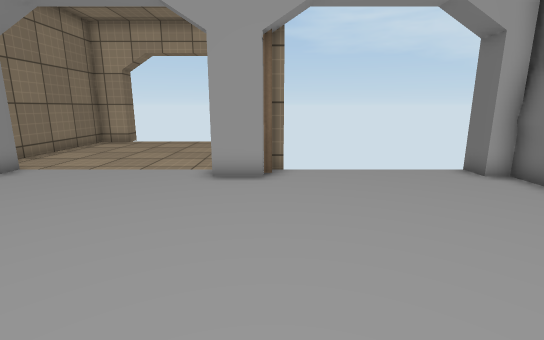
View 1 (above)

12 first-person views from a walk through a 3-D level made in the Unity game engine. The camera is 1.2 m above the floor, tilts 12° down and sees 85° across. The floor is counted in squares, 0.6 m on a side. Each view is taken from the middle of a square. On the plan, view 1 faces up. The plan holds only what a view shows up to about 17 squares ahead; the rest is blank. The player is left out. Door leaves are left out, so doorways stand open. Some surface patterns are stand-ins.

View 2
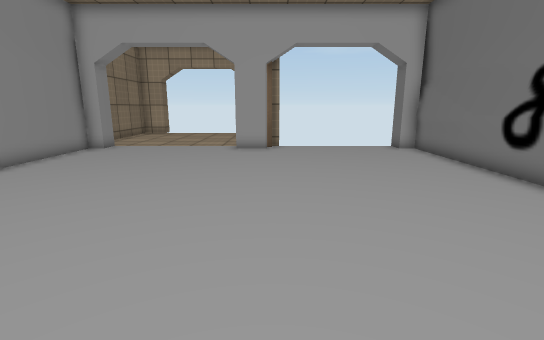

View 3
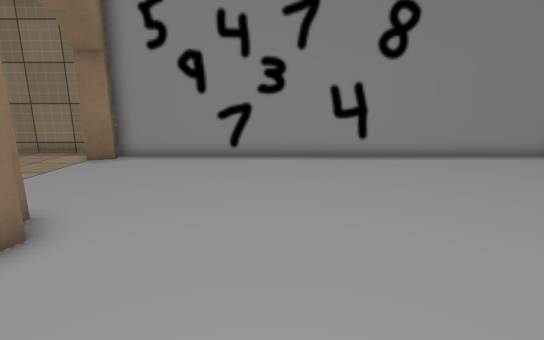

View 4
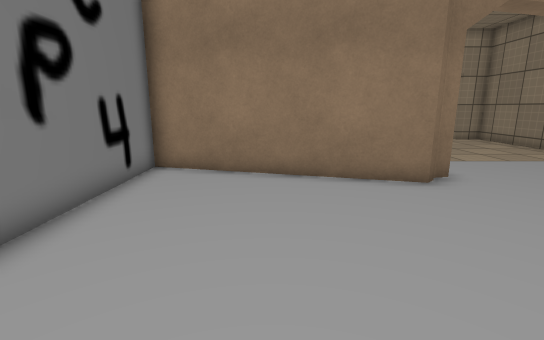

View 5
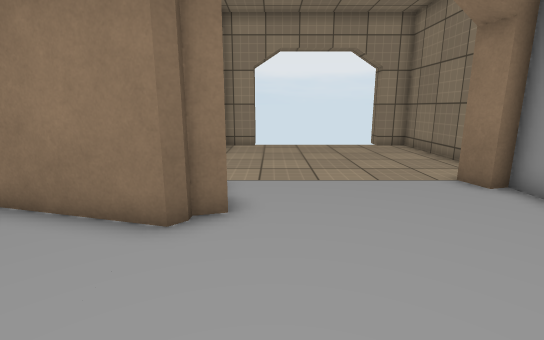

View 6
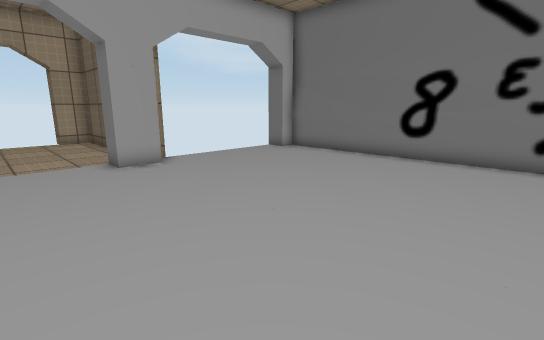

View 7
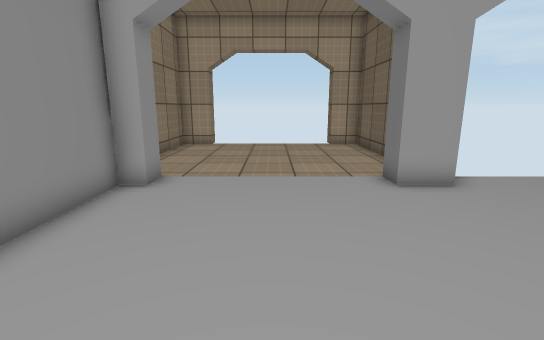

View 8
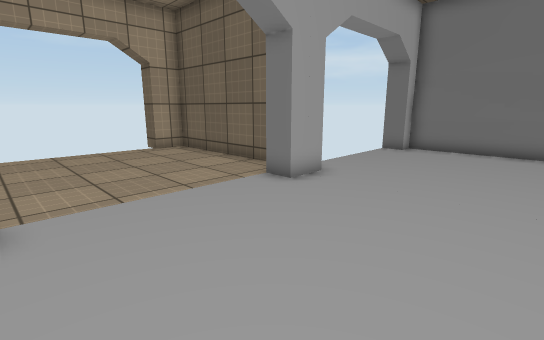

View 9
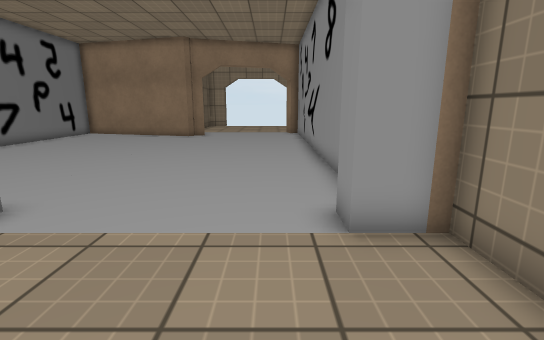

View 10
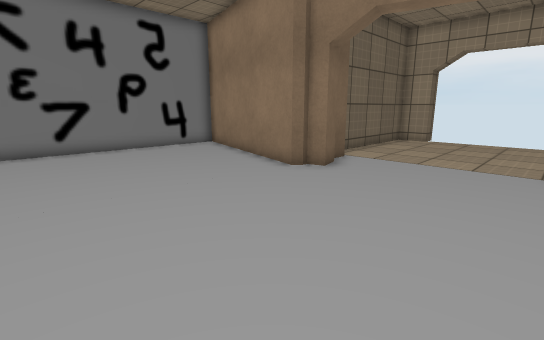

View 11
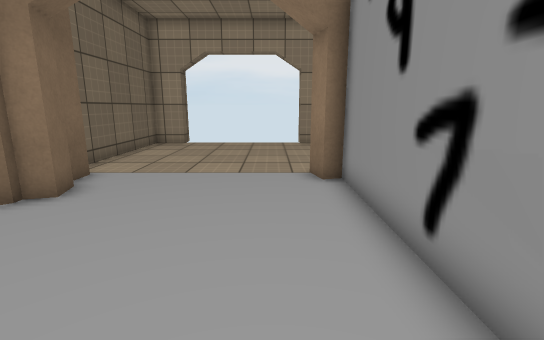

View 12
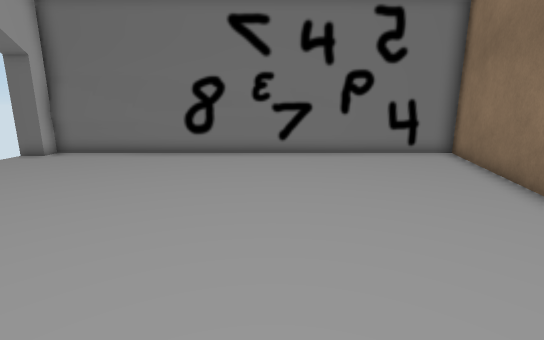

### Floor plan
Ten units are one square. View 1 is at (0, 0); x grows to the right and y downward. Boxes are objects, and circles mark ways between rooms. Rooms are numbered by the first view taken in them; rooms with no view inside come last. Other rooms are left out.
<svg viewBox="-104 -187 180 285">
<path fill="none" stroke="#000" d="M-1 -85 -17 -85M-88 -19 -88 30M-15 71 -12 68 70 90 70 -87M69 18 66 -58M-22 74 -14 72M5 -95 0 -95M-82 -85 -90 -85 -90 93M71 -85 63 -85M-4 -109 -4 -172 -17 -172 -17 -182M-82 -172 -99 -172 -99 -95 -82 -95"/>
<circle cx="-50" cy="-90" r="3" fill="#2a7"/>
<text x="-10" y="-10">1</text>
<text x="-50" y="-130">2</text>
</svg>
Room 1 opens to room 2.

Where each view was taken, in squares from view 1:
view 1: 0 up, 0 right, facing up
view 2: 6 down, 0 right, facing up
view 3: 3 down, 3 right, facing left
view 4: 1 up, 3 right, facing down
view 5: 2 down, 3 left, facing down
view 6: 2 down, 5 left, facing up-right
view 7: 1 up, 5 left, facing up
view 8: 3 up, 8 left, facing up-right
view 9: 14 up, 7 left, facing down
view 10: 1 up, 8 left, facing down-right
view 11: 1 down, 7 left, facing down
view 12: 1 down, 6 left, facing right
